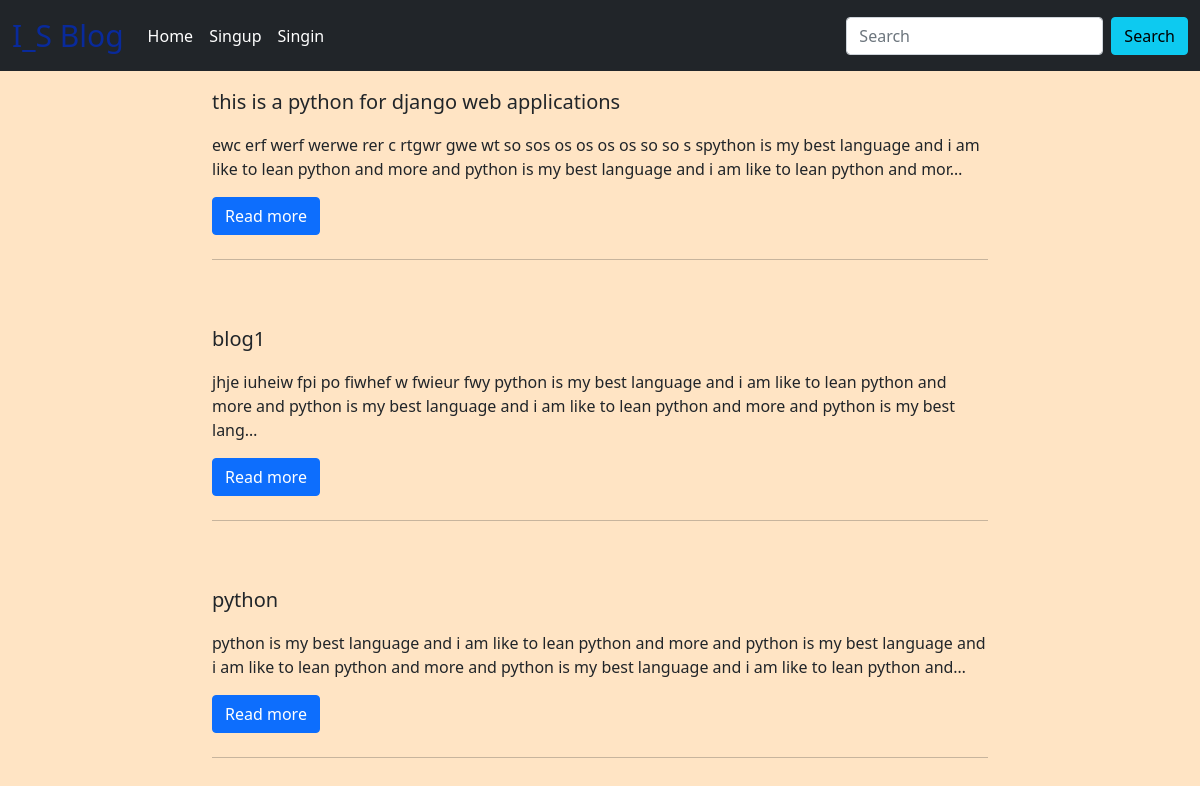
The page / on the database its author committed.
### blog/models.py (models this page shows)
class POST(models.Model):
    user = models.ForeignKey(User,on_delete=models.CASCADE)
    title = models.CharField(max_length=50)
    post = models.TextField(max_length=1000)
    date = models.DateTimeField(auto_now_add=True)

### blog/views.py (the view)
# urls.py: path('',views.home,name='home'),
def home(request):
    dt = POST.objects.all()
    return render(request,'home.html',{'allpost':dt})

### blog/templates/home.html (shortened to what this page needs)
{% extends 'base.html' %}
{% block body %}
{% for td in allpost %}
<div class="container col-md-8 ">
<div class="m-md-0 m-sm-3">
  <p class="lead mt-3 " ><b>{{ td.title }}</b></p>
  <p >{{td.post|truncatechars:200 }}</p>
  <a class="btn btn-primary btn" href="{% url 'test' td.id %}" role="button">Read more</a>
<hr class="my-4">
<br>
</div>
    </div>
{% endfor %}
{% endblock body %}

### blog/templates/base.html (shortened to what this page needs)
<!doctype html>
<html lang="en">
  <head>
    <link href="https://cdn.jsdelivr.net/npm/bootstrap@5.1.0/dist/css/bootstrap.min.css" rel="stylesheet">
  </head>
  <body>
<nav class="navbar navbar-expand-lg navbar-dark bg-dark">
  <div class="container-fluid">
    <a class="navbar-brand my-0" style="font-size:30px; color:#092a9b;" href="/"> I_S Blog </a>
    <div class="collapse navbar-collapse" id="navbarSupportedContent">
      <ul class="navbar-nav me-auto mb-2 mb-lg-0">
        <li class="nav-item">
          <a class="nav-link active" aria-current="page" href="/">Home</a>
        </li>
        {% if user.is_authenticated %}
        <li class="nav-item">
          <a class="nav-link" href="{% url 'logout' %}">Log out</a>
        </li>
        <li class="nav-item">
                <a class="nav-link"  href="{% url 'post' %}">Add Post</a>
              </li>
          <a class="nav-link " aria-current="page" href="{% url 'showpost' %}">Dashboard</a>
              </li>
              <li class="nav-item">
                <a class="btn btn-outline-info">{{user}}</a>
              </li>
          {% else %}
               <li class="nav-item">
                <a class="nav-link active" aria-current="page" href="{% url 'singup' %}">Singup</a>
              </li>
               <li class="nav-item">
                <a class="nav-link active" aria-current="page" href="{% url 'singin' %}">Singin</a>
              </li>
              {% endif %}
      </ul>
      <form class="d-flex" action="{% url 'search' %}" method="get">
        <input class="form-control me-2" type="search" placeholder="Search" aria-label="Search" name="search" required>
        <button class="btn btn-info" type="submit">Search</button>
      </form>
    </div>
  </div>
</nav>
      {% block body %}
      {% endblock body %}
  </body>
</html>

### blog/templates/base.html (style rules this page uses)
body { background-color: bisque; }

### rows shown on the page
POST: title "this is a python for django web applications", post "ewc erf werf werwe rer c rtgwr gwe wt so sos os os os os so so s spython is my best language and i am like to lean python and more and python is my best language and i am like to lean python and mor…"
POST: title "blog1", post "jhje iuheiw fpi po fiwhef w fwieur fwy python is my best language and i am like to lean python and more and python is my best language and i am like to lean python and more and python is my best lang…"
POST: title "python", post "python is my best language and i am like to lean python and more and python is my best language and i am like to lean python and more and python is my best language and i am like to lean python and…"
